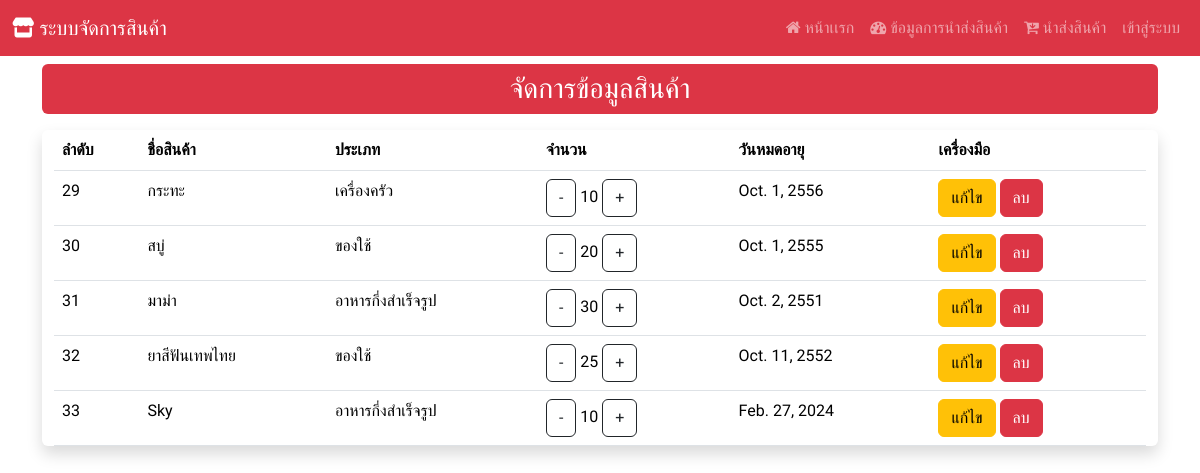
The page /manage_product on the database its author committed.
### Hospital_app/models.py (models this page shows, shortened)
class product(models.Model):
    product_id = models.AutoField(primary_key=True)
    product_name = models.CharField(max_length=255)
    product_type = models.ForeignKey(d_type, on_delete=models.CASCADE)
    product_qty = models.IntegerField()
    product_exp = models.DateField()

class d_type(models.Model):
    type_id = models.AutoField(primary_key=True)
    type_name = models.CharField(max_length=255)
    def __str__(self):
        return f"{self.type_name}"

### Hospital_app/views.py (the view)
# urls.py: path('manage_product',views.manage_product),
def manage_product(request):
    show_product = product.objects.all()
    context  = {"product" : show_product}
    return render(request,'edit_product.html',context)

### Hospital_app/templates/edit_product.html (shortened to what this page needs)
{% extends "base.html" %}
{% block content %}
<div class="mt-2 p-2 bg-danger text-center text-white rounded h3">
    จัดการข้อมูลสินค้า
  </div>
<div class="container-fluid my-3 justify-content-center align-items-center shadow rounded">
<table class="table table-responsive">
    <thead>
        <tr>
            <th><div class="col d-none d-sm-block">
              ลำดับ
            </div></th>
            <th>ชื่อสินค้า</th>
            <th>ประเภท</th>
            <th>จำนวน</th>
            <th>
              <div class="col d-none d-sm-block">
                วันหมดอายุ
              </div>
            </th>
            <th>เครื่องมือ</th>
        </tr>
    </thead>
    <tbody>
        {% for i in product %}
        <tr>
            <td>{{i.product_id}}</td>
            <td>{{i.product_name}}</td>
            <td>{{i.product_type}}</td>
            <td>
              <a href="decrease_qty/{{i.product_id}}" class="btn btn-outline-dark"> - </a>
              {{i.product_qty}}
              <a href="increase_qty/{{i.product_id}}" class="btn btn-outline-dark"> + </a>
            </td>
            <td>{{i.product_exp}}</td>
            <td> {% comment %} ปุ่มแก้ไข และ ลบ จะกลายเป็นไอคอนไม่จอลดขนาดลง {% endcomment %}
              <div class="col d-none d-sm-block">
                <a href="edit/{{i.product_id}}" class="btn btn-warning">แก้ไข<a/>
                  <a href="#" class="btn btn-danger" data-bs-toggle="modal"
                  data-bs-target="#deleteConfirmationModal"
                  onclick="setDeleteUrl('delete/{{i.product_id}}')">
                  ลบ
                    </a>
              </div>
              </td>{% comment %} ปุ่มแก้ไข และ ลบ จะกลายเป็นไอคอนไม่จอลดขนาดลง {% endcomment %}
        </tr>
        {% endfor %}
    </tbody>
</div>
{% endblock  %}

### Hospital_app/templates/base.html (style rules this page uses)
body { font-family: 'K2D', sans-serif; }

### rows shown on the page
product: product_id "29", product_name "กระทะ", product_type "เครื่องครัว", product_qty "10", product_exp "Oct. 1, 2556"
product: product_id "30", product_name "สบู่", product_type "ของใช้", product_qty "20", product_exp "Oct. 1, 2555"
product: product_id "31", product_name "มาม่า", product_type "อาหารกึ่งสำเร็จรูป", product_qty "30", product_exp "Oct. 2, 2551"
product: product_id "32", product_name "ยาสีฟันเทพไทย", product_type "ของใช้", product_qty "25", product_exp "Oct. 11, 2552"
product: product_id "33", product_name "Sky", product_type "อาหารกึ่งสำเร็จรูป", product_qty "10", product_exp "Feb. 27, 2024"
